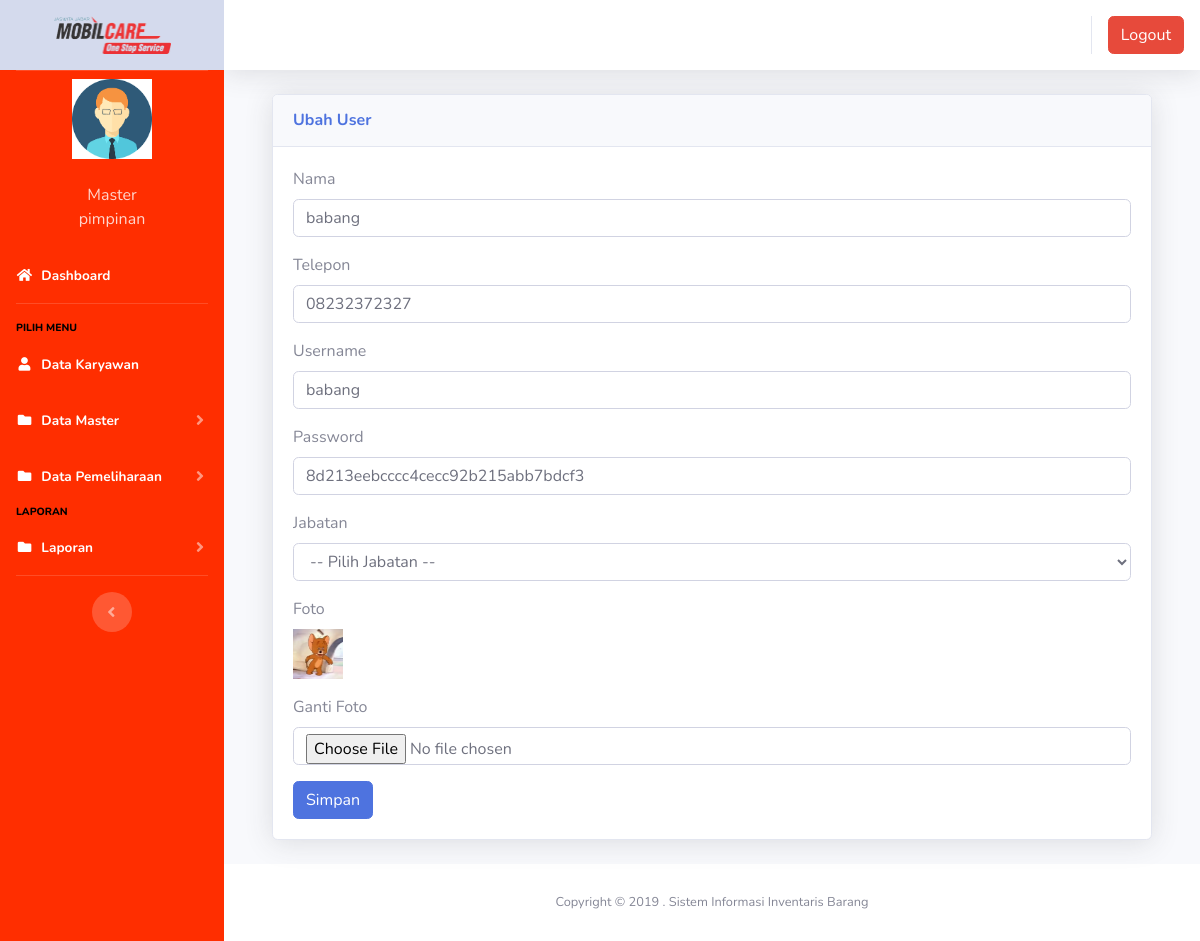
Screenshot of /index3.php?page=pengguna&aksi=ubahpengguna&id=33 (signed in) with the database file from the repository.
### tables this page shows
CREATE TABLE `users` (
  `id` int(11) NOT NULL,
  `nik` varchar(10) NOT NULL,
  `nama` varchar(100) NOT NULL,
  `alamat` varchar(200) NOT NULL,
  `telepon` varchar(100) NOT NULL,
  `username` varchar(100) NOT NULL,
  `password` varchar(100) NOT NULL,
  `jabatan` varchar(25) NOT NULL DEFAULT 'member',
  `foto` varchar(25) NOT NULL
);

### index3.php (the view, shortened to what this page needs)
<?php
$koneksi = new mysqli("localhost", "root", "", "inventori");
?>
<!DOCTYPE html>
<html lang="en">
<head>
  <link href="vendor/fontawesome-free/css/all.min.css" rel="stylesheet" type="text/css">
  <link href="css/sb-admin-2.min.css" rel="stylesheet">
  <link href="vendor/datatables/dataTables.bootstrap4.min.css" rel="stylesheet">
</head>
<body id="page-top">
  <div id="wrapper">
    <ul class="navbar-nav sidebar sidebar-dark accordion" style="background-color: #FF2E00  ;" id="accordionSidebar">
      <a class="sidebar-brand d-flex align-items-center justify-content-center bg-light" href="index.php">
        <img src="img/logo1.png" width="117" height="38"></img>
      </a>
      <hr class="sidebar-divider my-0">
      <?php
      if ($_SESSION['pimpinan']) {
        $user = $_SESSION['pimpinan'];
      }
      $sql = $koneksi->query("select * from users where id='$user'");
      $data = $sql->fetch_assoc();
      ?>
      <li class="d-flex align-items-center justify-content-center">
        <a class="nav-link">
          <img src="img/<?php echo $data['foto'] ?>" class="img-circle" width="80" alt="User" /></a>
      </li>
      <li class="nav-item ">
        <a class="nav-link">
          <div class="d-flex align-items-center justify-content-center" class="name"> <?php echo  $data['nama']; ?></div>
          <div class="d-flex align-items-center justify-content-center" class="email"><?php echo $data['jabatan']; ?></div>
        </a>
      </li>
      <li class="nav-item active">
        <a class="nav-link" href="?page=home3">
          <i class="fas fa-fw fa-home"></i>
          <span>Dashboard</span></a>
      </li>
      <hr class="sidebar-divider">
      <div class="sidebar-heading">
        <h7 style="color: black;">pilih menu</h7>
      </div>
      <li class="nav-item active">
        <a class="nav-link" href="?page=pengguna">
          <i class="fas fa-fw fa-user"></i>
          <span>Data Karyawan</span></a>
      </li>
      <li class="nav-item active">
        <a class="nav-link collapsed" href="#" data-toggle="collapse" data-target="#collapseData" aria-expanded="true" aria-controls="collapseData">
          <i class="fas fa-fw fa-folder"></i>
          <span>Data Master</span>
        </a>
      </li>
      <li class="nav-item active">
        <a class="nav-link collapsed" href="#" data-toggle="collapse" data-target="#collapsePages" aria-expanded="true" aria-controls="collapsePages">
          <i class="fas fa-fw fa-folder"></i>
          <span>Data Pemeliharaan</span>
        </a>
      </li>
      <div class="sidebar-heading">
        <h7 style="color: black;">laporan</h7>
      </div>
      <li class="nav-item active">
        <a class="nav-link collapsed" href="#" data-toggle="collapse" data-target="#collapseLaporan" aria-expanded="true" aria-controls="collapseLaporan">
          <i class="fas fa-fw fa-folder"></i>
          <span>Laporan</span>
        </a>
      </li>
      <hr class="sidebar-divider d-none d-md-block">
      <div class="text-center d-none d-md-inline">
        <button class="rounded-circle border-0" id="sidebarToggle"></button>
      </div>
    </ul>
    <div id="content-wrapper" class="d-flex flex-column">
      <div id="content">
        <nav class="navbar navbar-expand navbar-light bg-white topbar mb-4 static-top shadow">
          <ul class="navbar-nav ml-auto">
            <li class="nav-item dropdown no-arrow">
              <div class="top-menu">
                <ul class="nav pull-right top-menu">
                  <li><a onclick="return confirm('Apakah anda yakin akan logout?')" class="btn btn-danger" class="logout" href="logout.php">Logout</a></li>
                </ul>
              </div>
            </li>
          </ul>
        </nav>
        <div class="container-fluid">
          <section class="content">
            <?php
            $page = $_GET['page'];
            $aksi = $_GET['aksi'];
            if ($page == "pengguna") {
              if ($aksi == "ubahpengguna") {
                include "page/pengguna/ubahpengguna.php";
              }
            }
            ?>
          </section>
        </div>
        <footer class="sticky-footer bg-white">
          <div class="container my-auto">
            <div class="copyright text-center my-auto">
              <span>Copyright &copy; 2019 . Sistem Informasi Inventaris Barang</span>
            </div>
          </div>
        </footer>
      </div>
    </div>
  </div>
</body>
</html>

### page/pengguna/ubahpengguna.php (shortened to what this page needs)
<?php
$id = $_GET['id'];
$sql2 = $koneksi->query("select * from users where id = '$id'");
$tampil = $sql2->fetch_assoc();
?>
<div class="container-fluid">
	<div class="card shadow mb-4">
		<div class="card-header py-3">
			<h6 class="m-0 font-weight-bold text-primary">Ubah User</h6>
		</div>
		<div class="card-body">
			<div class="table-responsive">
				<div class="body">
					<form method="POST" enctype="multipart/form-data">
						<label for="">Nama</label>
						<div class="form-group">
							<div class="form-line">
								<input type="text" name="nama" value="<?php echo $tampil['nama']; ?>" class="form-control" />
							</div>
						</div>
						<label for="">Telepon</label>
						<div class="form-group">
							<div class="form-line">
								<input type="number" name="telepon" value="<?php echo $tampil['telepon']; ?>" class="form-control" />
							</div>
						</div>
						<label for="">Username</label>
						<div class="form-group">
							<div class="form-line">
								<input type="text" name="username" value="<?php echo $tampil['username']; ?>" class="form-control" />
							</div>
						</div>
						<label for="">Password</label>
						<div class="form-group">
							<div class="form-line">
								<input type="text" name="password" value="<?php echo $tampil['password']; ?>" class="form-control" />
							</div>
						</div>
						<label for="">Jabatan</label>
						<div class="form-group">
							<div class="form-line">
								<select name="jabatan" class="form-control show-tick">
									<option value="">-- Pilih Jabatan --</option>
								</select>
							</div>
						</div>
						<label for="">Foto</label>
						<div class="form-group">
							<div class="form-line">
								<img src="img/<?php echo $tampil['foto']; ?> " width="50" height="50" alt="">
							</div>
						</div>
						<label for="">Ganti Foto</label>
						<div class="form-group">
							<div class="form-line">
								<input type="file" name="foto" class="form-control" />
							</div>
						</div>
						<input type="submit" name="simpan" value="Simpan" class="btn btn-primary">
					</form>

### rows the page displays
users: foto (picture), nama "Master", jabatan "pimpinan"
users: nama "babang", telepon "08232372327", username "babang", password "8d213eebcccc4cecc92b215abb7bdcf3", foto (picture)
